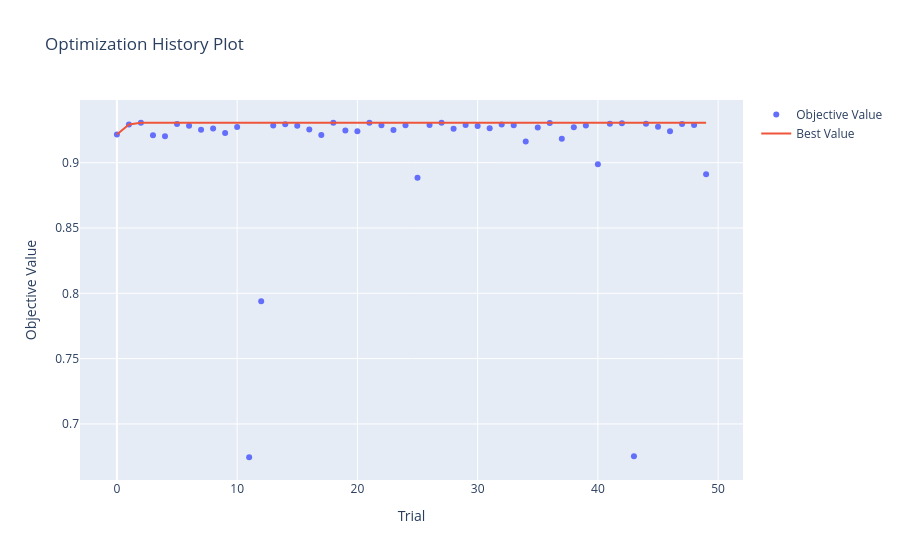

Source (notebook cell):
### Markdown cell above
En este gráfico de curva ROC se puede observar nuevamente como el modelo tiene métricas solidas de recall y funciona muy bien para detectar aquellos casos de diabetes. Tiene un alto porcentaje de verdaderos positivos y un bajo porcentaje de falsos positivos, lo que lleva a un área bajo la curva del 0,98.

### Code cell
optuna.visualization.plot_optimization_history(study)

### Figure 1 — Plotly figure (JSON) as saved in the notebook; plotly's stock layout.template omitted (floating-point values rounded to 4 significant figures)
{"data": [{"mode": "markers", "name": "Objective Value", "type": "scatter", "x": [0, 1, 2, 3, 4, 5, 6, 7, 8, 9, 10, 11, 12, 13, 14, 15, 16, 17, 18, 19, 20, 21, 22, 23, 24, 25, 26, 27, 28, 29, 30, 31, 32, 33, 34, 35, 36, 37, 38, 39, 40, 41, 42, 43, 44, 45, 46, 47, 48, 49], "y": [0.9216, 0.9292, 0.9305, 0.9211, 0.9203, 0.9295, 0.9284, 0.9252, 0.9261, 0.9227, 0.9273, 0.6745, 0.7939, 0.9285, 0.9293, 0.9284, 0.9254, 0.9212, 0.9305, 0.9245, 0.924, 0.9305, 0.9286, 0.925, 0.9286, 0.8884, 0.9288, 0.9306, 0.926, 0.9289, 0.9281, 0.9263, 0.9292, 0.9287, 0.9163, 0.9269, 0.9303, 0.9183, 0.9272, 0.9284, 0.8988, 0.9297, 0.9301, 0.6753, 0.9298, 0.9276, 0.9241, 0.9296, 0.9288, 0.8912]}, {"mode": "lines", "name": "Best Value", "type": "scatter", "x": [0, 1, 2, 3, 4, 5, 6, 7, 8, 9, 10, 11, 12, 13, 14, 15, 16, 17, 18, 19, 20, 21, 22, 23, 24, 25, 26, 27, 28, 29, 30, 31, 32, 33, 34, 35, 36, 37, 38, 39, 40, 41, 42, 43, 44, 45, 46, 47, 48, 49], "y": [0.9216, 0.9292, 0.9305, 0.9305, 0.9305, 0.9305, 0.9305, 0.9305, 0.9305, 0.9305, 0.9305, 0.9305, 0.9305, 0.9305, 0.9305, 0.9305, 0.9305, 0.9305, 0.9305, 0.9305, 0.9305, 0.9305, 0.9305, 0.9305, 0.9305, 0.9305, 0.9305, 0.9306, 0.9306, 0.9306, 0.9306, 0.9306, 0.9306, 0.9306, 0.9306, 0.9306, 0.9306, 0.9306, 0.9306, 0.9306, 0.9306, 0.9306, 0.9306, 0.9306, 0.9306, 0.9306, 0.9306, 0.9306, 0.9306, 0.9306]}, {"marker": {"color": "#cccccc"}, "mode": "markers", "name": "Infeasible Trial", "showlegend": false, "type": "scatter", "x": [], "y": []}], "layout": {"title": {"text": "Optimization History Plot"}, "xaxis": {"title": {"text": "Trial"}}, "yaxis": {"title": {"text": "Objective Value"}}}}
